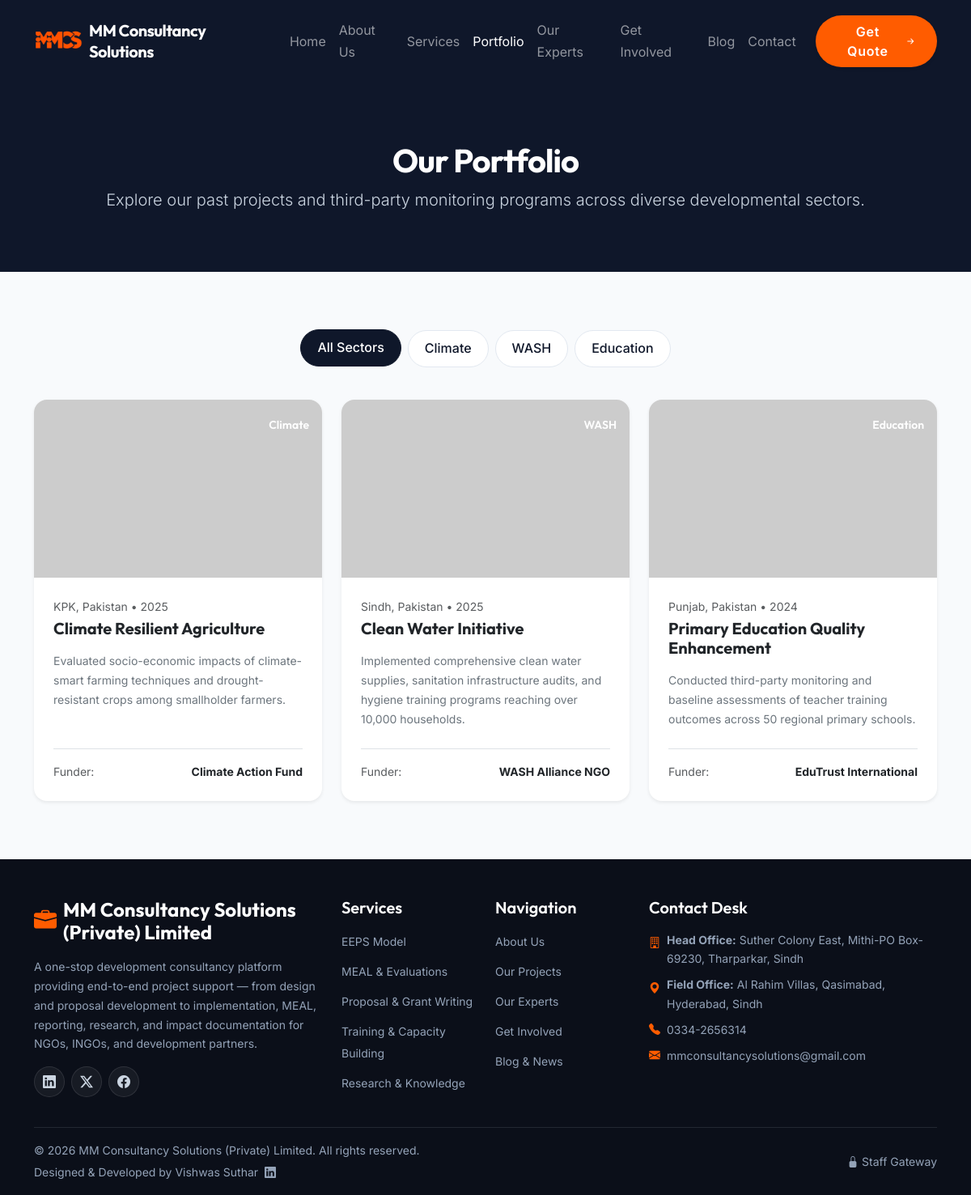
Screenshot of /portfolio.php with the database file from the repository.
### tables this page shows
CREATE TABLE IF NOT EXISTS `projects` (
  `id` INT AUTO_INCREMENT PRIMARY KEY,
  `title` VARCHAR(255) NOT NULL,
  `client` VARCHAR(255) NOT NULL,
  `sector` VARCHAR(100) NOT NULL,  
  `location` VARCHAR(255) NOT NULL,
  `year` INT NOT NULL,
  `description` TEXT NOT NULL,
  `images` TEXT NOT NULL,  
  `created_at` TIMESTAMP DEFAULT CURRENT_TIMESTAMP
);

### includes/functions.php (called while the page is built, shortened)
<?php
function escape($string) {
    return htmlspecialchars($string ?? '', ENT_QUOTES, 'UTF-8');
}

### public/portfolio.php (the view, shortened to what this page needs)
<?php
require_once dirname(__DIR__) . '/includes/header.php';
$projects = [];
$sectors = [];
try {
    $stmt = $pdo->prepare("SELECT * FROM `projects` ORDER BY `year` DESC, `id` DESC");
    $stmt->execute();
    $projects = $stmt->fetchAll();
    foreach ($projects as $p) {
        $sectors[] = $p['sector'];
    }
    $sectors = array_unique($sectors);
} catch (PDOException $e) {
}
?>
<section class="py-5 bg-navy text-white text-center">
    <div class="container py-4">
        <h1 class="font-outfit text-white tracking-tight fw-bold mb-2">Our Portfolio</h1>
        <p class="text-gray lead mb-0">Explore our past projects and third-party monitoring programs across diverse developmental sectors.</p>
    </div>
</section>
<section class="py-5 bg-gray-soft">
    <div class="container py-4">
        <?php if (!empty($projects)): ?>
            <div class="portfolio-filters">
                <button type="button" class="filter-btn active" data-filter="all">All Sectors</button>
                <?php foreach ($sectors as $sec): ?>
                    <button type="button" class="filter-btn" data-filter="<?php echo escape($sec); ?>"><?php echo escape($sec); ?></button>
                <?php endforeach; ?>
            </div>
        <?php endif; ?>
        <div class="row g-4">
            <?php if (empty($projects)): ?>
                <div class="col-12 text-center text-muted py-5">
                    <i class="bi bi-image fs-1 mb-2 d-block"></i>
                    No portfolio projects available at the moment.
                </div>
            <?php else: ?>
                <?php foreach ($projects as $p): ?>
                    <div class="col-lg-4 col-md-6 project-card-item" data-sector="<?php echo escape($p['sector']); ?>" style="transition: all 0.4s ease;">
                        <div class="card h-100 border-0 shadow-sm rounded-4 overflow-hidden" style="transition: all 0.3s ease;">
                            <?php
                            $img_src = SITE_URL . (empty($p['images']) ? 'assets/images/placeholder-project.jpg' : $p['images']);
                            ?>
                            <div class="position-relative">
                                <img src="<?php echo escape($img_src); ?>" class="card-img-top" style="height: 220px; object-fit: cover;" alt="<?php echo escape($p['title']); ?>" onerror="this.src='https://placehold.co/600x400/0f172a/ffffff?text=MMCS+Project'">
                                <span class="position-absolute top-0 end-0 bg-orange text-white px-3 py-1 rounded-start-pill small font-outfit fw-semibold mt-3"><?php echo escape($p['sector']); ?></span>
                            </div>
                            <div class="card-body p-4 d-flex flex-column">
                                <span class="small text-muted d-block mb-1"><?php echo escape($p['location']); ?> • <?php echo escape($p['year']); ?></span>
                                <h5 class="card-title font-outfit mb-3"><?php echo escape($p['title']); ?></h5>
                                <p class="card-text text-secondary small mb-4">
                                    <?php echo escape($p['description']); ?>
                                </p>
                                <div class="mt-auto pt-3 border-top d-flex justify-content-between align-items-center">
                                    <span class="small text-muted">Funder:</span>
                                    <strong class="small text-dark"><?php echo escape($p['client']); ?></strong>
                                </div>
                            </div>
                        </div>
                    </div>
                <?php endforeach; ?>
            <?php endif; ?>
        </div>
    </div>
</section>
<?php
require_once dirname(__DIR__) . '/includes/footer.php';
?>

### rows the page displays
projects: sector "Climate", location "KPK, Pakistan", year "2025", title "Climate Resilient Agriculture", description "Evaluated socio-economic impacts of climate-smart farming techniques and drought-resistant crops among smallholder farmers.", client "Climate Action Fund"
projects: sector "WASH", location "Sindh, Pakistan", year "2025", title "Clean Water Initiative", description "Implemented comprehensive clean water supplies, sanitation infrastructure audits, and hygiene training programs reaching over 10,000 households.", client "WASH Alliance NGO"
projects: sector "Education", location "Punjab, Pakistan", year "2024", title "Primary Education Quality Enhancement", description "Conducted third-party monitoring and baseline assessments of teacher training outcomes across 50 regional primary schools.", client "EduTrust International"

### other values shown
$nav_brand "MM Consultancy Solutions"
$sec "Climate"
$sec "WASH"
$sec "Education"
$company_name "MM Consultancy Solutions (Private) Limited"
$address "Suther Colony East, Mithi-PO Box-69230, Tharparkar, Sindh"
$field_address "Al Rahim Villas, Qasimabad, Hyderabad, Sindh"
$phone "0334-2656314"
$email "mmconsultancysolutions@gmail.com"
$footer_text "© 2026 MM Consultancy Solutions (Private) Limited. All rights reserved."
